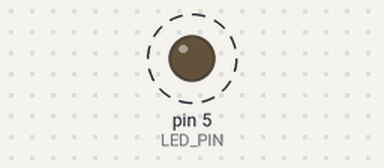
The sketch below on a simulated Arduino Uno, built with avr-gcc and run on an emulated ATmega328P. On the bench: output pins drawn as LEDs (lit = HIGH). Dashed ring = blinking.

Above: at 0.5 s.
Timing chart, 0 to 3.0 s (numbered marks = the images above):
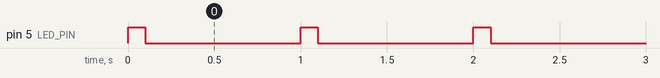

Measured:
- by itself, pin 5 (LED_PIN): alternates HIGH for 0.10 s and LOW for 0.90 s

The sketch:

ex03_asymmetric.ino
```cpp
// ex03 -- 100 ms ON / 900 ms OFF: duty cycle 10 %
const int LED_PIN = 5;

void setup() { pinMode(LED_PIN, OUTPUT); }

void loop() {
  digitalWrite(LED_PIN, HIGH);
  delay(100);
  digitalWrite(LED_PIN, LOW);
  delay(900);
}
```
